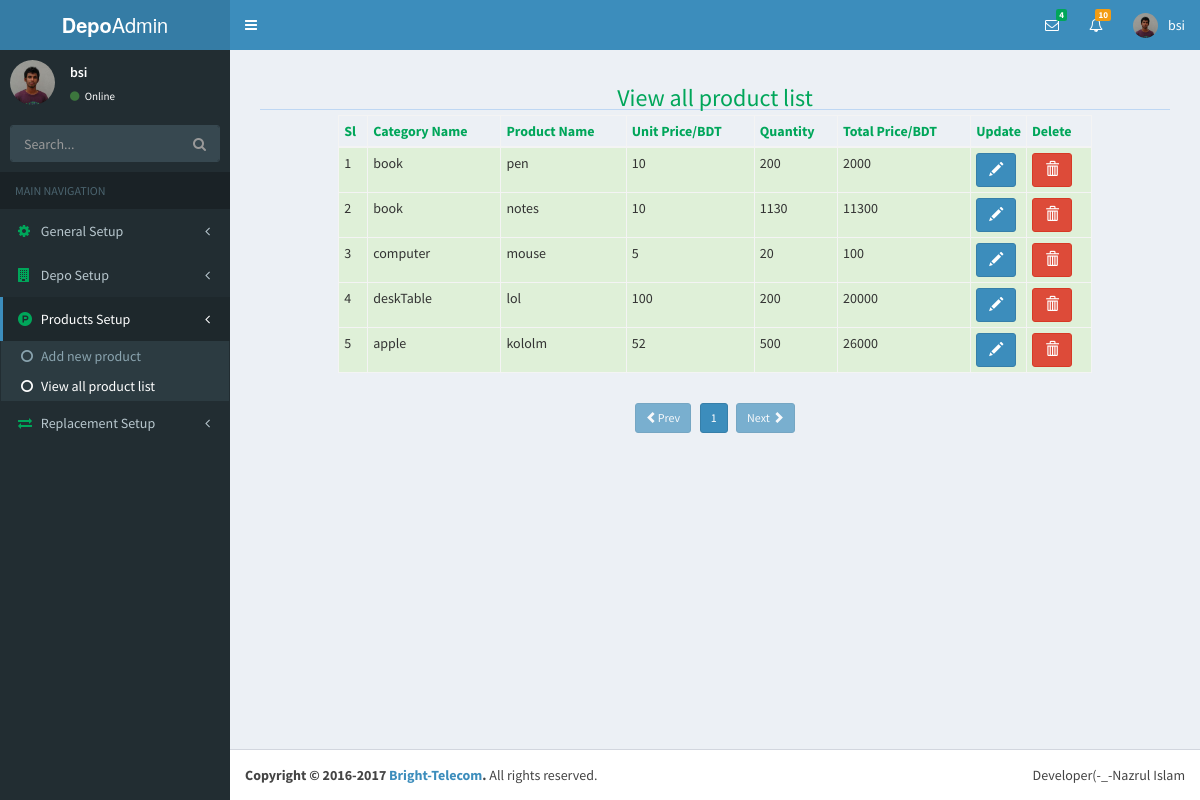
Screenshot of /index.php?page=productViewList&folder=products (signed in) with the database file from the repository.
### tables this page shows
CREATE TABLE `user` (
  `id` int(11) NOT NULL,
  `userName` varchar(20) NOT NULL,
  `password` varchar(42) NOT NULL,
  `userType` varchar(20) NOT NULL,
  `last_login` timestamp NOT NULL DEFAULT CURRENT_TIMESTAMP,
  `status` varchar(8) NOT NULL
);

CREATE TABLE `products` (
  `id` int(11) NOT NULL,
  `user_id` int(11) NOT NULL,
  `cat_id` int(11) NOT NULL,
  `pro_name` varchar(30) NOT NULL,
  `pro_price` int(6) NOT NULL,
  `quantity` int(6) NOT NULL,
  `total_price` int(11) NOT NULL,
  `uploader` varchar(30) NOT NULL,
  `entry_date` timestamp NOT NULL DEFAULT CURRENT_TIMESTAMP
);

CREATE TABLE `category` (
  `id` int(11) NOT NULL,
  `catName` varchar(40) NOT NULL
);

### products/productViewList.php (the view, shortened to what this page needs)
<?php
	require('database.php');
	$pagination=$db->prepare("SELECT * FROM products");
	$pagination->execute();
	$totalRow=$pagination->rowCount();
	$itemPerpage=5;
	$totalPage=ceil($totalRow/$itemPerpage);
	$pageNumber=(isset($_GET['pgNumber'])?$_GET['pgNumber']:$_GET['pgNumber']=1);
	$start=($pageNumber-1)*$itemPerpage;
	$viewAllProList=$db->prepare("SELECT products.*,category.catName FROM products LEFT JOIN category ON products.cat_id=category.id LIMIT $start,$itemPerpage");
	$viewAllProList->execute();
	$sl='';
	$data='';
	while($viewAllProListRow=$viewAllProList->fetch(PDO::FETCH_OBJ)){
		$sl++;
		$data.="
			<tr class='success'>
				<td>$sl</td>
				<td>$viewAllProListRow->catName</td>
				<td>$viewAllProListRow->pro_name</td>
				<td>$viewAllProListRow->pro_price</td>
				<td>$viewAllProListRow->quantity</td>
				<td>$viewAllProListRow->total_price</td>
				<td>
					<a href='index.php?page=productEdit&folder=products&proEditId=$viewAllProListRow->id' class='btn btn-primary'>
						<span class='glyphicon glyphicon-pencil'></span>
					</a>
				</td>
				<td>
					<a href='index.php?page=productViewList&folder=products&proDelid=$viewAllProListRow->id' class='btn btn-danger'>
						<span class='glyphicon glyphicon-trash'></span>
					</a>
				</td>
			</tr>
		";
	};
?>
<div class="container-fluid">
	<div class="row">
		<div class="col-sm-12">
			<h3 class="text-center text-green">View all product list</h3>
			<hr>
		</div>
	</div>
	<div class="row">
		<div class="col-sm-10 col-sm-offset-1">
			<table class="table table-bordered table-hover table-condensed">
				<thead class="text-green">
					<th>Sl</th>
					<th>Category Name</th>
					<th>Product Name</th>
					<th>Unit Price/BDT</th>
					<th>Quantity</th>
					<th>Total Price/BDT</th>
					<th width="5%">Update</th>
					<th>Delete</th>
				<thead>
				<tbody>
					<?php echo $data;?>
				</tbody>
			</table>
		</div>
	</div>
	<div class="row">
		<div class="col-xs-8 col-xs-offset-2 text-center" style="margin-top:10px">
			<?php
				$pagePre=$pageNumber-1;
				$pageNext=$pageNumber+1;
				if($pagePre==0){
					echo"<a href='index.php?page=productViewList&folder=products&pgNumber={$pagePre}' class='btn btn-primary btn-sm disabled'><span class='glyphicon glyphicon-chevron-left'></span>Prev</a> &nbsp;&nbsp;";
				}else{
					echo"<a href='index.php?page=productViewList&folder=products&pgNumber={$pagePre}' class='btn btn-primary btn-sm'><span class='glyphicon glyphicon-chevron-left'></span>Prev</a> &nbsp;&nbsp;";
				}
				if($pageNumber <= $totalPage){
					for($i=1;$i<=$totalPage;$i++){
						if($i == $pageNumber){
								echo "<a href='index.php?page=productViewList&folder=products&pgNumber={$i}' class='btn btn-primary btn-sm'>$i</a>".'&nbsp;';
						}else{
							echo "<a href='index.php?page=productViewList&folder=products&pgNumber={$i}' class='btn btn-default btn-sm'>$i</a>".'&nbsp;';
						}
					}
				}else{
					echo"Page not found ! 404";
				}
				if($pageNumber==$totalPage){
					echo"&nbsp;&nbsp;<a class='btn btn-primary btn-sm disabled'
						href='index.php?page=productViewList&folder=products&pgNumber={$pageNext}'>Next
							<span class='glyphicon glyphicon-chevron-right'></span>
						</a>";
				}else{
					echo"&nbsp;&nbsp;<a href='index.php?page=productViewList&folder=products&pgNumber={$pageNext}'
					 class='btn btn-primary btn-sm'>Next
					 	<span class='glyphicon glyphicon-chevron-right'></span>
					 </a>";
				}
			?>
		</div>
	</div>
</div>

### include/header.php (shortened to what this page needs)
<?php
require('database.php');
$userId=$_SESSION['userId'];
$userNameSelect=$db->prepare("SELECT * FROM `user` WHERE id=?");
$userNameSelect->bindParam(1,$userId);
$userNameSelect->execute();
$userNameRow=$userNameSelect->fetch(PDO::FETCH_OBJ);
?>
<!DOCTYPE html>
<html>
	<head>
	  <link rel="stylesheet" href="bootstrap/css/bootstrap.min.css">
	  <link rel="stylesheet" href="https://cdnjs.cloudflare.com/ajax/libs/font-awesome/4.5.0/css/font-awesome.min.css">
	  <link rel="stylesheet" href="../datepicker/css/datepicker.css">
	  <link rel="stylesheet" href="dist/css/AdminLTE.min.css">
	       <link href="http://ajax.googleapis.com/ajax/libs/jqueryui/1.8/themes/base/jquery-ui.css" rel="stylesheet" type="text/css"/>
	  <link rel="stylesheet" href="dist/css/skins/_all-skins.min.css">
	  <link rel="stylesheet" href="datepicker/css/datepicker.css">
	  <link rel="stylesheet" href="plugins/bootstrap-wysihtml5/bootstrap3-wysihtml5.min.css">
	</head>
	<body class="hold-transition skin-blue sidebar-mini">
		<div class="wrapper">
		  <header class="main-header">
		    <a href="index.php" class="logo">
		      <span class="logo-lg"><b>Depo</b>Admin</span>
		    </a>
		    <nav class="navbar navbar-static-top">
		      <a href="#" class="sidebar-toggle" data-toggle="offcanvas" role="button">
		      </a>
		      <div class="navbar-custom-menu">
		        <ul class="nav navbar-nav">
		          <li class="dropdown messages-menu">
		            <a href="#" class="dropdown-toggle" data-toggle="dropdown">
		              <i class="fa fa-envelope-o"></i>
		              <span class="label label-success">4</span>
		            </a>
		          </li>
		          <li class="dropdown notifications-menu">
		            <a href="#" class="dropdown-toggle" data-toggle="dropdown">
		              <i class="fa fa-bell-o"></i>
		              <span class="label label-warning">10</span>
		            </a>
		          </li>
		          <li class="dropdown user user-menu">
		            <a href="#" class="dropdown-toggle" data-toggle="dropdown">
		              <img src="dist/img/user2-160x160.jpg" class="user-image" alt="User Image">
		              <span class="hidden-xs"><?php echo $userNameRow->userName;?></span>
		            </a>
		          </li>
		        </ul>
		      </div>
		    </nav>
		  </header>

### include/sideBar.php (shortened to what this page needs)
<aside class="main-sidebar">
    <section class="sidebar">
      <div class="user-panel">
        <div class="pull-left image">
          <img src="dist/img/user2-160x160.jpg" class="img-circle" alt="User Image">
        </div>
        <div class="pull-left info">
          <p><?php echo $userNameRow->userName;?></p>
          <a href="#"><i class="fa fa-circle text-success"></i> Online</a>
        </div>
      </div>
      <form action="#" method="get" class="sidebar-form">
        <div class="input-group">
          <input type="text" name="q" class="form-control" placeholder="Search...">
              <span class="input-group-btn">
                <button type="submit" name="search" id="search-btn" class="btn btn-flat"><i class="fa fa-search"></i>
                </button>
              </span>
        </div>
      </form>
      <ul class="sidebar-menu">
        <li class="header">MAIN NAVIGATION</li>
        <li class="<?php echo(isset($_GET['folder']) && $_GET['folder']=='setup')?'active':null;?> treeview">
          <a href="#">
            <i class="fa fa-cog text-green"></i> <span>General Setup</span>
            <span class="pull-right-container">
              <i class="fa fa-angle-left pull-right"></i>
            </span>
          </a>
        </li>
        <li class="<?php echo(isset($_GET['folder']) && $_GET['folder']=='depoinfo')?'active':null;?> treeview">
          <a href="#">
            <i class="fa fa-building text-green"></i> <span>Depo Setup</span>
            <span class="pull-right-container">
              <i class="fa fa-angle-left pull-right"></i>
            </span>
          </a>
        </li>
        <li class="<?php echo(isset($_GET['folder']) && $_GET['folder']=='products')?'active':null;?> treeview">
          <a href="#">
            <i class="fa fa-product-hunt text-green"></i> <span>Products Setup</span>
            <span class="pull-right-container">
              <i class="fa fa-angle-left pull-right"></i>
            </span>
          </a>
          <ul class="treeview-menu">
            <li class="<?php echo (isset($_GET['page']) && $_GET['page']=='productSetup')? 'active':null;?>"><a href="index.php?page=productSetup&folder=products"><i class="fa fa-circle-o"></i>Add new product</a></li>
            <li class="<?php echo(isset($_GET['page']) && $_GET['page']=='productViewList')?'active':null;?>">
            	<a href="index.php?page=productViewList&folder=products"><i class="fa fa-circle-o"></i>View all product list</a>
            </li>
          </ul>
        </li>
        <li class="<?php echo(isset($_GET['folder']) && $_GET['folder']=='replace')?'active':null;?> treeview">
        	<a href="#">
            <i class="fa fa-exchange text-green"></i> <span>Replacement Setup</span>
            <span class="pull-right-container">
              <i class="fa fa-angle-left pull-right"></i>
            </span>
          </a>
        </li>
      </ul>
    </section>
  </aside>

### index.php (shortened to what this page needs)
<?php include('include/header.php'); ?>
<?php include('include/sideBar.php');?>
		  <div class="content-wrapper">
		    <section class="content">
		    	<?php
		    		if(isset($_GET['page'])){
		    			$page=$_GET['page'];
		    			if(isset($_GET['folder'])){
		    				$folder=$_GET['folder'];
		    				include($folder.'/'.$page.'.php');
		    			}else{
		    				include($page.'.php');
		    			}
		    		}
		    	?>
		    </section>
		  </div>
<?php include('include/footer.php');?>

### include/footer.php (shortened to what this page needs)
		  <footer class="main-footer">
		    <div class="pull-right hidden-xs">
		      <p>Developer(-_-Nazrul Islam</p>
		    </div>
		    <strong>Copyright &copy; 2016-2017 <a href="nazrul.com.bd">Bright-Telecom</a>.</strong> All rights
		    reserved.
		  </footer>
		</div>
	</body>
</html>

### rows the page displays
user: userName "bsi"
products: cat.catName "book", pro_name "pen", pro_price "10", quantity "200", total_price "2000"
products: cat.catName "book", pro_name "notes", pro_price "10", quantity "1130", total_price "11300"
products: cat.catName "computer", pro_name "mouse", pro_price "5", quantity "20", total_price "100"
products: cat.catName "deskTable", pro_name "lol", pro_price "100", quantity "200", total_price "20000"
products: cat.catName "apple", pro_name "kololm", pro_price "52", quantity "500", total_price "26000"
